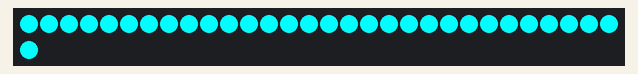
This sketch was run on a simulated Arduino Uno, built with avr-gcc and run on an emulated ATmega328P. On the bench: 31 RGB LEDs in strip order, left to right, continuing on the next row. Dim RGB values are drawn brighter than linear.

Above: at 0.15 s.
At 9.69 s:
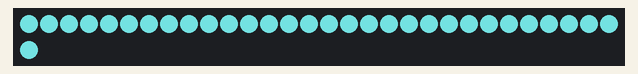
At 18.91 s:
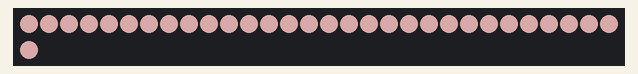
At 39.82 s:
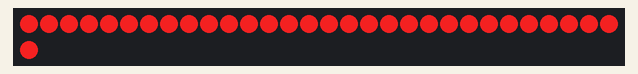

The sketch:

first.ino
```cpp
#include <FastLED.h>
 CRGB leds[31];
void setup() {
 FastLED.addLeds<NEOPIXEL,7>(leds,31);
}

void loop() {

int x=0,y=0;
while(true){
for(x=0;x<31;x++){
  leds[x]=CRGB(y,250-y,250-y);
   }

FastLED.show();
y+=1;
if(y>250)
y=0;
delay(10);
}
}
```
